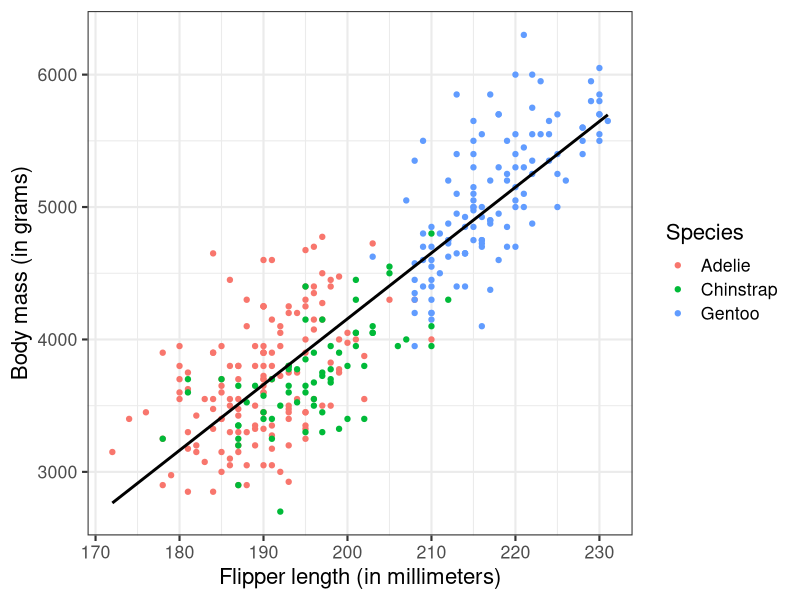

Write the R code that produced this figure.
## ---- chunk 1
knitr::opts_chunk$set(cache = TRUE)
## ---- chunk 2
print("Hello world")
## ---- chunk 3
# load packages
library(tidyverse)
library(palmerpenguins)
library(broom)

# estimate and print the linear model
lm(body_mass_g ~ flipper_length_mm, data = penguins) %>%
  tidy() %>%
  mutate(term = c("Intercept", "Flipper length (millimeters)")) %>%
  knitr::kable(
    digits = 2,
    col.names = c(
      "Variable", "Estimate", "Standard Error",
      "T-statistic", "P-Value"
    )
  )

# visualize the relationship
ggplot(data = penguins, aes(x = flipper_length_mm, y = body_mass_g)) +
  geom_point(mapping = aes(color = species)) +
  geom_smooth(method = "lm", se = FALSE, color = "black", alpha = .25) +
  labs(
    x = "Flipper length (in millimeters)",
    y = "Body mass (in grams)",
    color = "Species"
  ) +
  theme_bw(base_size = 16)
